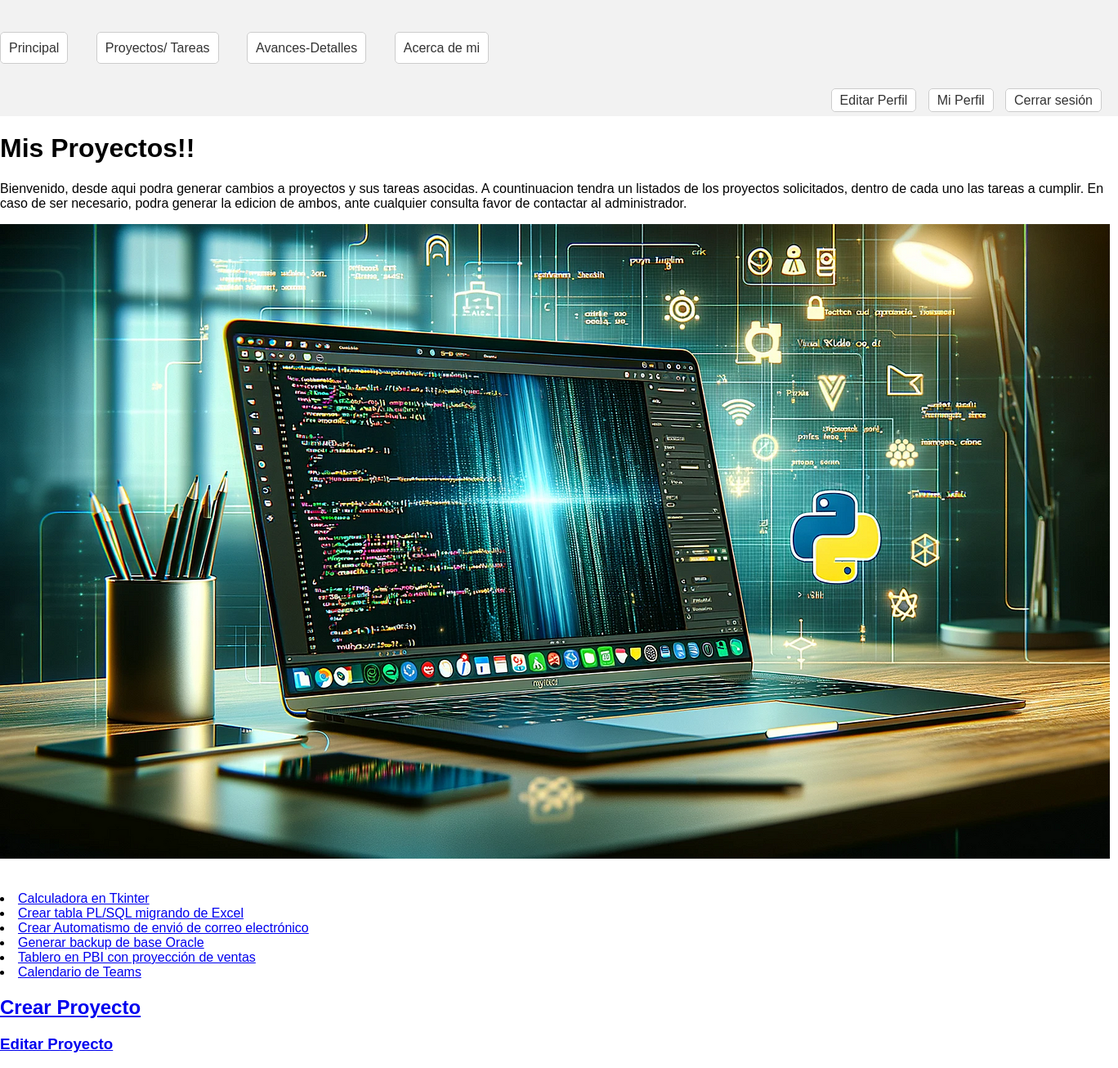
The page /proyecto/ (signed in) on the database as committed earlier.
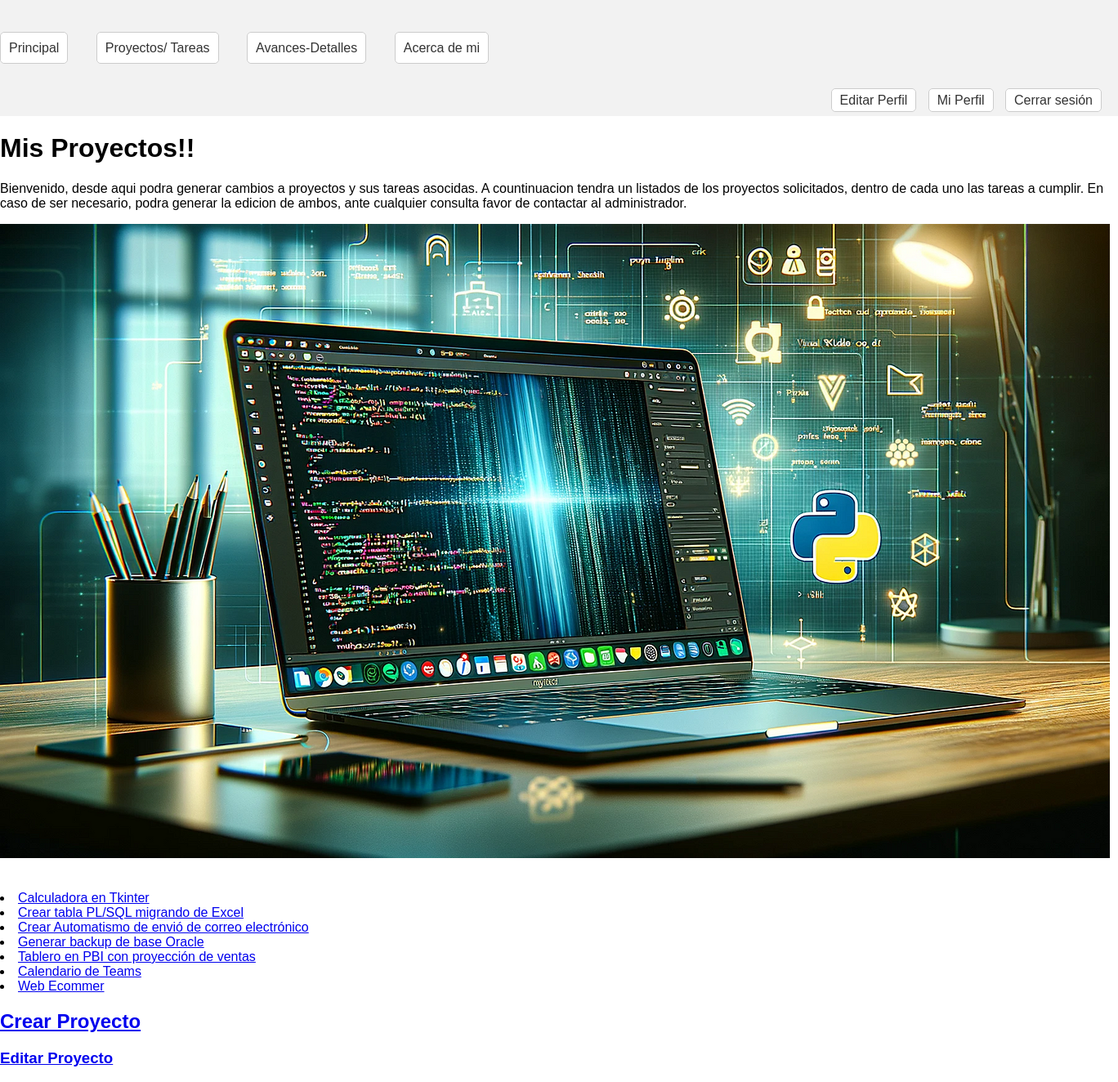
The same page on the database as committed later.
### app1/models.py (models this page shows, shortened)
class Proyectos(models.Model):
    nombre=models.CharField(max_length=100)
    fechacreacion=models.DateField()

### app1/views.py (the view)
# urls.py: path('proyecto/',mis_proyectos,name='proyecto'),
@login_required
def mis_proyectos(requets):
    milista=Proyectos.objects.all()
    milista2=Proyectos.objects.values('id','nombre')
    return render (requets,"proyecto.html",{'milista2':milista2})

### app1/templates/proyecto.html (shortened to what this page needs)
{% extends 'herencia.html' %}
{% load static %}
{% block dinamico %}
<h1>Mis Proyectos!!</h1>
<p>Bienvenido, desde aqui podra generar cambios a proyectos y sus tareas asocidas.
    A countinuacion tendra un listados de los proyectos solicitados, dentro de cada uno las tareas a cumplir.
    En caso de ser necesario, podra generar la edicion de ambos, ante cualquier consulta favor de contactar al administrador.
</p>
<table><img src="{% static 'logo4.png' %}" alt=""></table>
{% for i in milista2 %}
<table>
    <li>
        <a href="{% url 'proyecto_tarea' i.id %}" >{{i.nombre}}</a><br>
    </li>
</table>
{% endfor %}
<h2>
    <a href="{% url 'nuevoproyecto' %}"> Crear Proyecto</a>
</h2>
<h3>
    <a href="{% url 'editarproyecto' %}"> Editar Proyecto</a>
</h3>
{% endblock %}

Rows that differ between the two databases and show on the page:
added Proyectos: nombre "Web Ecommer"
